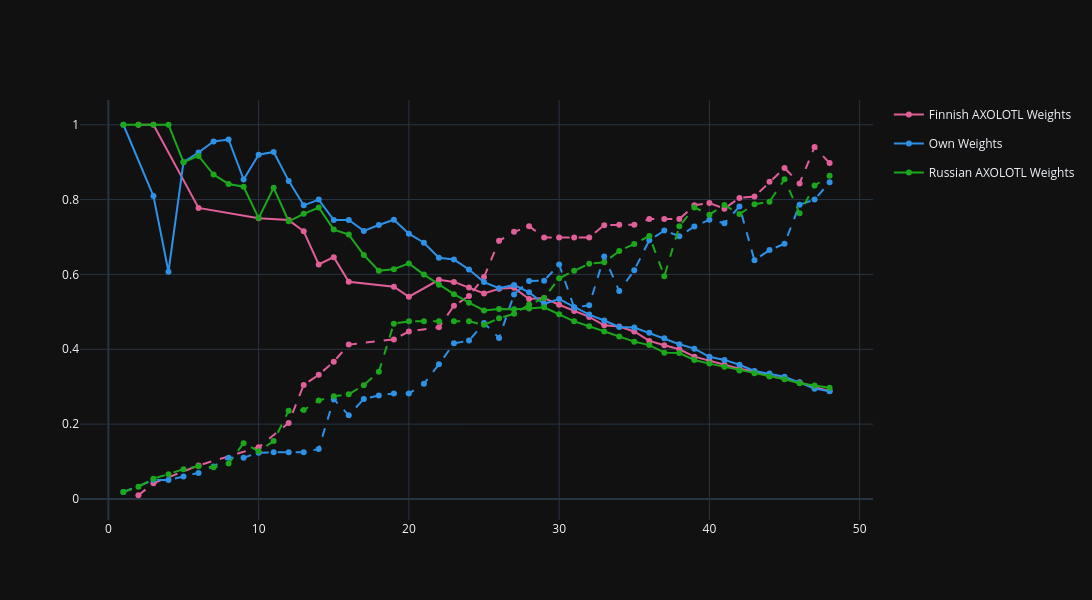

Source (notebook cell):
### Code cell
colors = px.colors.qualitative.Dark24
all_result_names = df_results_per_sense_count["result_name"].unique()
color_map = {result: colors[num % 24] for num, result in enumerate(all_result_names)}


plot_data = []
for model_name, model_rows in df_results_per_sense_count.groupby("result_name"):
    model_rows_clean = model_rows.dropna(subset=["Precision", "valid_p_count", "Recall"])
    if model_rows_clean.empty:
        continue
    # For each number of considered senses, get the highest possible precision, recall is second decider
    for valid_count, target_count_rows in model_rows_clean.groupby("valid_p_count"):
        highest_precision_rows = target_count_rows[target_count_rows["Precision"] == target_count_rows["Precision"].max()]
        best_row = highest_precision_rows[highest_precision_rows["Recall"] == highest_precision_rows["Recall"].max()].iloc[[0]].copy()
        best_row["model"] = model_name
        plot_data.append(best_row)
df_plot = pd.concat(plot_data)
plotly_fig = go.Figure()

for model_name, per_model_rows in df_plot.groupby("model"):
    model_color = color_map[model_name]
    # Precision = solid
    plotly_fig.add_trace(go.Scatter(x=per_model_rows["valid_p_count"], y=per_model_rows["Precision"], mode="lines+markers", name=model_name, legendgroup=model_name, line=dict(color=model_color, dash="solid"), marker=dict(color=model_color), customdata=np.stack((per_model_rows["t1_original"], per_model_rows["t3_original"] ), axis=-1), hovertemplate="<b>%{text}</b><br>" "Valid senses: %{x}<br>" "Precision: %{y:.3f}<br>" "T1: %{customdata[0]:.3f}<br>" "T3: %{customdata[1]:.3f}<extra></extra>", text=[model_name] * len(per_model_rows)))
    plotly_fig.add_trace(go.Scatter(x=per_model_rows["valid_p_count"], y=per_model_rows["Recall"], mode="lines+markers", name=model_name, legendgroup=model_name, line=dict(color=model_color, dash="dash"), marker=dict(color=model_color), showlegend=False, customdata=np.stack((per_model_rows["t1_original"], per_model_rows["t3_original"]), axis=-1), hovertemplate="<b>%{text}</b><br>" "Valid senses: %{x}<br>" "Recall: %{y:.3f}<br>" "T1: %{customdata[0]:.3f}<br>" "T3: %{customdata[1]:.3f}<extra></extra>", text=[model_name] * len(per_model_rows)))

plotly_fig.update_layout(width=1400, height=600)
display(Markdown("### Best Macro Precision and Respective Recall for each number of senses used in calculation of the Macro Precision Metric"))
plotly_fig.show()
plotly_fig.write_html(html_out)
print(f"Click names in legend to de-/activate. Also saved as html to {html_out}")
display(Markdown(f"Macro prediction can only be calculated for senses for which the model made at least 1 prediction. Number of senses considered in the calculation of Macro Precision is relevant as a high precision for a small number of senses does not mean much. The following plot shows for the number of considered senses on the x axis the best precision and the respective recall value for that datapoint."))

### Figure 1 — Plotly figure (JSON) as saved in the notebook; plotly's stock layout.template omitted (floating-point values rounded to 4 significant figures)
{"data": [{"customdata": [[0.03156, 0.0199], [0.03156, 0.03027], [0.03156, 0.03972], [0.03156, 0.05035], [0.03156, 0.06964], [0.03156, 0.1006], [0.03156, 0.1201], [0.03156, 0.1411], [0.03156, 0.1913], [0.03156, 0.2005], [0.03156, 0.2106], [0.03156, 0.2218], [0.03156, 0.2598], [0.1896, 0.2903], [0.5099, 0.4005], [0.8298, 0.7203], [0.95, 0.92], [0.9296, 0.93], [0.75, 0.7304], [0.7402, 0.7304], [0.7098, 0.7304], [0.6799, 0.7304], [0.75, 0.8399], [0.3801, 0.7499], [0.3397, 0.7499], [0.2198, 0.7499], [0.2101, 0.7499], [0.1896, 0.7499], [0.73, 0.92], [0.75, 0.93], [0.03156, 0.8199], [0.6702, 0.94], [0.6197, 0.93], [0.4202, 0.92], [0.3698, 0.92], [0.7199, 0.99], [0.3598, 0.94], [0.5501, 0.98]], "hovertemplate": "<b>%{text}</b><br>Valid senses: %{x}<br>Precision: %{y:.3f}<br>T1: %{customdata[0]:.3f}<br>T3: %{customdata[1]:.3f}<extra></extra>", "legendgroup": "Finnish AXOLOTL Weights", "line": {"color": "#E15F99", "dash": "solid"}, "marker": {"color": "#E15F99"}, "mode": "lines+markers", "name": "Finnish AXOLOTL Weights", "text": ["Finnish AXOLOTL Weights", "Finnish AXOLOTL Weights", "Finnish AXOLOTL Weights", "Finnish AXOLOTL Weights", "Finnish AXOLOTL Weights", "Finnish AXOLOTL Weights", "Finnish AXOLOTL Weights", "Finnish AXOLOTL Weights", "Finnish AXOLOTL Weights", "Finnish AXOLOTL Weights", "Finnish AXOLOTL Weights", "Finnish AXOLOTL Weights", "Finnish AXOLOTL Weights", "Finnish AXOLOTL Weights", "Finnish AXOLOTL Weights", "Finnish AXOLOTL Weights", "Finnish AXOLOTL Weights", "Finnish AXOLOTL Weights", "Finnish AXOLOTL Weights", "Finnish AXOLOTL Weights", "Finnish AXOLOTL Weights", "Finnish AXOLOTL Weights", "Finnish AXOLOTL Weights", "Finnish AXOLOTL Weights", "Finnish AXOLOTL Weights", "Finnish AXOLOTL Weights", "Finnish AXOLOTL Weights", "Finnish AXOLOTL Weights", "Finnish AXOLOTL Weights", "Finnish AXOLOTL Weights", "Finnish AXOLOTL Weights", "Finnish AXOLOTL Weights", "Finnish AXOLOTL Weights", "Finnish AXOLOTL Weights", "Finnish AXOLOTL Weights", "Finnish AXOLOTL Weights", "Finnish AXOLOTL Weights", "Finnish AXOLOTL Weights"], "x": [2, 3, 6, 10, 12, 13, 14, 15, 16, 19, 20, 22, 23, 24, 25, 26, 27, 28, 29, 30, 31, 32, 33, 34, 35, 36, 37, 38, 39, 40, 41, 42, 43, 44, 45, 46, 47, 48], "y": [1.0, 1.0, 0.7778, 0.75, 0.7452, 0.7152, 0.6266, 0.6461, 0.5803, 0.567, 0.5404, 0.5856, 0.58, 0.5648, 0.5489, 0.5615, 0.5642, 0.5345, 0.5368, 0.5189, 0.5022, 0.4865, 0.4641, 0.4608, 0.4476, 0.4224, 0.4108, 0.4, 0.3802, 0.3697, 0.3587, 0.3482, 0.3407, 0.3283, 0.3213, 0.3117, 0.2987, 0.2884], "type": "scatter"}, {"customdata": [[0.03156, 0.0199], [0.03156, 0.03027], [0.03156, 0.03972], [0.03156, 0.05035], [0.03156, 0.06964], [0.03156, 0.1006], [0.03156, 0.1201], [0.03156, 0.1411], [0.03156, 0.1913], [0.03156, 0.2005], [0.03156, 0.2106], [0.03156, 0.2218], [0.03156, 0.2598], [0.1896, 0.2903], [0.5099, 0.4005], [0.8298, 0.7203], [0.95, 0.92], [0.9296, 0.93], [0.75, 0.7304], [0.7402, 0.7304], [0.7098, 0.7304], [0.6799, 0.7304], [0.75, 0.8399], [0.3801, 0.7499], [0.3397, 0.7499], [0.2198, 0.7499], [0.2101, 0.7499], [0.1896, 0.7499], [0.73, 0.92], [0.75, 0.93], [0.03156, 0.8199], [0.6702, 0.94], [0.6197, 0.93], [0.4202, 0.92], [0.3698, 0.92], [0.7199, 0.99], [0.3598, 0.94], [0.5501, 0.98]], "hovertemplate": "<b>%{text}</b><br>Valid senses: %{x}<br>Recall: %{y:.3f}<br>T1: %{customdata[0]:.3f}<br>T3: %{customdata[1]:.3f}<extra></extra>", "legendgroup": "Finnish AXOLOTL Weights", "line": {"color": "#E15F99", "dash": "dash"}, "marker": {"color": "#E15F99"}, "mode": "lines+markers", "name": "Finnish AXOLOTL Weights", "showlegend": false, "text": ["Finnish AXOLOTL Weights", "Finnish AXOLOTL Weights", "Finnish AXOLOTL Weights", "Finnish AXOLOTL Weights", "Finnish AXOLOTL Weights", "Finnish AXOLOTL Weights", "Finnish AXOLOTL Weights", "Finnish AXOLOTL Weights", "Finnish AXOLOTL Weights", "Finnish AXOLOTL Weights", "Finnish AXOLOTL Weights", "Finnish AXOLOTL Weights", "Finnish AXOLOTL Weights", "Finnish AXOLOTL Weights", "Finnish AXOLOTL Weights", "Finnish AXOLOTL Weights", "Finnish AXOLOTL Weights", "Finnish AXOLOTL Weights", "Finnish AXOLOTL Weights", "Finnish AXOLOTL Weights", "Finnish AXOLOTL Weights", "Finnish AXOLOTL Weights", "Finnish AXOLOTL Weights", "Finnish AXOLOTL Weights", "Finnish AXOLOTL Weights", "Finnish AXOLOTL Weights", "Finnish AXOLOTL Weights", "Finnish AXOLOTL Weights", "Finnish AXOLOTL Weights", "Finnish AXOLOTL Weights", "Finnish AXOLOTL Weights", "Finnish AXOLOTL Weights", "Finnish AXOLOTL Weights", "Finnish AXOLOTL Weights", "Finnish AXOLOTL Weights", "Finnish AXOLOTL Weights", "Finnish AXOLOTL Weights", "Finnish AXOLOTL Weights"], "x": [2, 3, 6, 10, 12, 13, 14, 15, 16, 19, 20, 22, 23, 24, 25, 26, 27, 28, 29, 30, 31, 32, 33, 34, 35, 36, 37, 38, 39, 40, 41, 42, 43, 44, 45, 46, 47, 48], "y": [0.009877, 0.04198, 0.0896, 0.1382, 0.2032, 0.3048, 0.3318, 0.3667, 0.4125, 0.4264, 0.4476, 0.459, 0.5162, 0.5422, 0.5929, 0.6899, 0.7137, 0.729, 0.6989, 0.6989, 0.6989, 0.6989, 0.7316, 0.733, 0.733, 0.7478, 0.7478, 0.7478, 0.7847, 0.7908, 0.7758, 0.8045, 0.8082, 0.8474, 0.8844, 0.8431, 0.9405, 0.8976], "type": "scatter"}, {"customdata": [[0.0008425, 0.08023], [0.05009, 0.1202], [0.0008425, 0.1202], [0.06989, 0.13], [0.06989, 0.1422], [0.3003, 0.1599], [0.3298, 0.1798], [0.21, 0.1798], [0.3995, 0.1897], [0.3298, 0.1897], [0.21, 0.1897], [0.1598, 0.1897], [0.1402, 0.1897], [0.4201, 0.2698], [0.2201, 0.25], [0.27, 0.2698], [0.2401, 0.2698], [0.2304, 0.2698], [0.2201, 0.2698], [0.1503, 0.2698], [0.2201, 0.3309], [0.2304, 0.3697], [0.1999, 0.3697], [0.41, 0.4603], [0.2304, 0.3804], [0.5907, 0.5097], [0.5788, 0.5499], [0.5788, 0.5699], [0.5788, 0.66], [0.2304, 0.4603], [0.2304, 0.47], [0.6194, 0.7201], [0.1999, 0.48], [0.2304, 0.5097], [0.2201, 0.5499], [0.1999, 0.5499], [0.2201, 0.58], [0.1999, 0.58], [0.2201, 0.66], [0.2599, 0.7299], [0.1999, 0.6803], [0.0008425, 0.5005], [0.0008425, 0.5097], [0.0008425, 0.52], [0.3895, 1.0], [0.0008425, 0.66], [0.0008425, 0.6803]], "hovertemplate": "<b>%{text}</b><br>Valid senses: %{x}<br>Precision: %{y:.3f}<br>T1: %{customdata[0]:.3f}<br>T3: %{customdata[1]:.3f}<extra></extra>", "legendgroup": "Own Weights", "line": {"color": "#2E91E5", "dash": "solid"}, "marker": {"color": "#2E91E5"}, "mode": "lines+markers", "name": "Own Weights", "text": ["Own Weights", "Own Weights", "Own Weights", "Own Weights", "Own Weights", "Own Weights", "Own Weights", "Own Weights", "Own Weights", "Own Weights", "Own Weights", "Own Weights", "Own Weights", "Own Weights", "Own Weights", "Own Weights", "Own Weights", "Own Weights", "Own Weights", "Own Weights", "Own Weights", "Own Weights", "Own Weights", "Own Weights", "Own Weights", "Own Weights", "Own Weights", "Own Weights", "Own Weights", "Own Weights", "Own Weights", "Own Weights", "Own Weights", "Own Weights", "Own Weights", "Own Weights", "Own Weights", "Own Weights", "Own Weights", "Own Weights", "Own Weights", "Own Weights", "Own Weights", "Own Weights", "Own Weights", "Own Weights", "Own Weights"], "x": [1, 3, 4, 5, 6, 7, 8, 9, 10, 11, 12, 13, 14, 15, 16, 17, 18, 19, 20, 21, 22, 23, 24, 25, 26, 27, 28, 29, 30, 31, 32, 33, 34, 35, 36, 37, 38, 39, 40, 41, 42, 43, 44, 45, 46, 47, 48], "y": [1.0, 0.8095, 0.6071, 0.9, 0.9259, 0.9554, 0.9605, 0.8538, 0.92, 0.9273, 0.85, 0.7846, 0.8, 0.7452, 0.7455, 0.7163, 0.7321, 0.7462, 0.7089, 0.6846, 0.6445, 0.6397, 0.6131, 0.5795, 0.563, 0.572, 0.5521, 0.5216, 0.534, 0.5122, 0.4927, 0.4768, 0.4594, 0.4583, 0.4439, 0.4296, 0.4136, 0.4017, 0.3798, 0.3715, 0.3585, 0.3419, 0.3349, 0.3268, 0.3109, 0.2948, 0.2877], "type": "scatter"}, {"customdata": [[0.0008425, 0.08023], [0.05009, 0.1202], [0.0008425, 0.1202], [0.06989, 0.13], [0.06989, 0.1422], [0.3003, 0.1599], [0.3298, 0.1798], [0.21, 0.1798], [0.3995, 0.1897], [0.3298, 0.1897], [0.21, 0.1897], [0.1598, 0.1897], [0.1402, 0.1897], [0.4201, 0.2698], [0.2201, 0.25], [0.27, 0.2698], [0.2401, 0.2698], [0.2304, 0.2698], [0.2201, 0.2698], [0.1503, 0.2698], [0.2201, 0.3309], [0.2304, 0.3697], [0.1999, 0.3697], [0.41, 0.4603], [0.2304, 0.3804], [0.5907, 0.5097], [0.5788, 0.5499], [0.5788, 0.5699], [0.5788, 0.66], [0.2304, 0.4603], [0.2304, 0.47], [0.6194, 0.7201], [0.1999, 0.48], [0.2304, 0.5097], [0.2201, 0.5499], [0.1999, 0.5499], [0.2201, 0.58], [0.1999, 0.58], [0.2201, 0.66], [0.2599, 0.7299], [0.1999, 0.6803], [0.0008425, 0.5005], [0.0008425, 0.5097], [0.0008425, 0.52], [0.3895, 1.0], [0.0008425, 0.66], [0.0008425, 0.6803]], "hovertemplate": "<b>%{text}</b><br>Valid senses: %{x}<br>Recall: %{y:.3f}<br>T1: %{customdata[0]:.3f}<br>T3: %{customdata[1]:.3f}<extra></extra>", "legendgroup": "Own Weights", "line": {"color": "#2E91E5", "dash": "dash"}, "marker": {"color": "#2E91E5"}, "mode": "lines+markers", "name": "Own Weights", "showlegend": false, "text": ["Own Weights", "Own Weights", "Own Weights", "Own Weights", "Own Weights", "Own Weights", "Own Weights", "Own Weights", "Own Weights", "Own Weights", "Own Weights", "Own Weights", "Own Weights", "Own Weights", "Own Weights", "Own Weights", "Own Weights", "Own Weights", "Own Weights", "Own Weights", "Own Weights", "Own Weights", "Own Weights", "Own Weights", "Own Weights", "Own Weights", "Own Weights", "Own Weights", "Own Weights", "Own Weights", "Own Weights", "Own Weights", "Own Weights", "Own Weights", "Own Weights", "Own Weights", "Own Weights", "Own Weights", "Own Weights", "Own Weights", "Own Weights", "Own Weights", "Own Weights", "Own Weights", "Own Weights", "Own Weights", "Own Weights"], "x": [1, 3, 4, 5, 6, 7, 8, 9, 10, 11, 12, 13, 14, 15, 16, 17, 18, 19, 20, 21, 22, 23, 24, 25, 26, 27, 28, 29, 30, 31, 32, 33, 34, 35, 36, 37, 38, 39, 40, 41, 42, 43, 44, 45, 46, 47, 48], "y": [0.01852, 0.05062, 0.05062, 0.06031, 0.0696, 0.08702, 0.1104, 0.1104, 0.1237, 0.1245, 0.1245, 0.1245, 0.1338, 0.2666, 0.2235, 0.2674, 0.2767, 0.2819, 0.2819, 0.3079, 0.3597, 0.4158, 0.4232, 0.4702, 0.43, 0.5466, 0.5825, 0.5833, 0.6265, 0.5114, 0.5176, 0.6479, 0.5555, 0.6113, 0.6912, 0.7171, 0.7021, 0.728, 0.7462, 0.7369, 0.7813, 0.6378, 0.665, 0.682, 0.7863, 0.8, 0.8462], "type": "scatter"}, {"customdata": [[0.2797, 0.06], [0.1101, 0.07002], [0.2102, 0.0999], [0.1508, 0.0999], [0.1602, 0.1198], [0.1508, 0.1198], [0.2598, 0.1599], [0.2102, 0.1599], [0.2697, 0.23], [0.1691, 0.1799], [0.2102, 0.21], [0.3701, 0.3199], [0.3384, 0.3199], [0.2697, 0.3199], [0.2797, 0.3299], [0.2299, 0.3199], [0.2299, 0.3402], [0.2797, 0.4099], [0.6701, 0.5607], [0.6701, 0.5704], [0.5688, 0.5704], [0.5411, 0.5704], [0.5183, 0.5704], [0.46, 0.5704], [0.29, 0.5402], [0.2299, 0.5402], [0.3514, 0.5704], [0.29, 0.5704], [0.2299, 0.5704], [0.2299, 0.63], [0.2299, 0.6603], [0.2299, 0.6901], [0.2299, 0.6998], [0.2299, 0.7296], [0.2299, 0.7701], [0.2299, 0.81], [0.1006, 0.5704], [0.2299, 0.8799], [0.12, 0.8799], [0.1101, 0.81], [0.1101, 0.8799], [0.1006, 0.81], [0.1006, 0.8799], [0.08965, 0.8799], [0.05002, 0.8799], [0.04001, 0.6901], [0.04001, 0.81], [0.04001, 0.8799]], "hovertemplate": "<b>%{text}</b><br>Valid senses: %{x}<br>Precision: %{y:.3f}<br>T1: %{customdata[0]:.3f}<br>T3: %{customdata[1]:.3f}<extra></extra>", "legendgroup": "Russian AXOLOTL Weights", "line": {"color": "#1CA71C", "dash": "solid"}, "marker": {"color": "#1CA71C"}, "mode": "lines+markers", "name": "Russian AXOLOTL Weights", "text": ["Russian AXOLOTL Weights", "Russian AXOLOTL Weights", "Russian AXOLOTL Weights", "Russian AXOLOTL Weights", "Russian AXOLOTL Weights", "Russian AXOLOTL Weights", "Russian AXOLOTL Weights", "Russian AXOLOTL Weights", "Russian AXOLOTL Weights", "Russian AXOLOTL Weights", "Russian AXOLOTL Weights", "Russian AXOLOTL Weights", "Russian AXOLOTL Weights", "Russian AXOLOTL Weights", "Russian AXOLOTL Weights", "Russian AXOLOTL Weights", "Russian AXOLOTL Weights", "Russian AXOLOTL Weights", "Russian AXOLOTL Weights", "Russian AXOLOTL Weights", "Russian AXOLOTL Weights", "Russian AXOLOTL Weights", "Russian AXOLOTL Weights", "Russian AXOLOTL Weights", "Russian AXOLOTL Weights", "Russian AXOLOTL Weights", "Russian AXOLOTL Weights", "Russian AXOLOTL Weights", "Russian AXOLOTL Weights", "Russian AXOLOTL Weights", "Russian AXOLOTL Weights", "Russian AXOLOTL Weights", "Russian AXOLOTL Weights", "Russian AXOLOTL Weights", "Russian AXOLOTL Weights", "Russian AXOLOTL Weights", "Russian AXOLOTL Weights", "Russian AXOLOTL Weights", "Russian AXOLOTL Weights", "Russian AXOLOTL Weights", "Russian AXOLOTL Weights", "Russian AXOLOTL Weights", "Russian AXOLOTL Weights", "Russian AXOLOTL Weights", "Russian AXOLOTL Weights", "Russian AXOLOTL Weights", "Russian AXOLOTL Weights", "Russian AXOLOTL Weights"], "x": [1, 2, 3, 4, 5, 6, 7, 8, 9, 10, 11, 12, 13, 14, 15, 16, 17, 18, 19, 20, 21, 22, 23, 24, 25, 26, 27, 28, 29, 30, 31, 32, 33, 34, 35, 36, 37, 38, 39, 40, 41, 42, 43, 44, 45, 46, 47, 48], "y": [1.0, 1.0, 1.0, 1.0, 0.9, 0.9167, 0.8669, 0.8419, 0.8344, 0.7506, 0.8315, 0.742, 0.7619, 0.7789, 0.7198, 0.7065, 0.6519, 0.6098, 0.6138, 0.6295, 0.5995, 0.5722, 0.5474, 0.5246, 0.5036, 0.5078, 0.5067, 0.5087, 0.5123, 0.4933, 0.4747, 0.4616, 0.4475, 0.4339, 0.4204, 0.4112, 0.391, 0.3901, 0.3713, 0.3617, 0.3534, 0.3433, 0.3358, 0.3274, 0.3198, 0.3092, 0.3031, 0.2972], "type": "scatter"}, {"customdata": [[0.2797, 0.06], [0.1101, 0.07002], [0.2102, 0.0999], [0.1508, 0.0999], [0.1602, 0.1198], [0.1508, 0.1198], [0.2598, 0.1599], [0.2102, 0.1599], [0.2697, 0.23], [0.1691, 0.1799], [0.2102, 0.21], [0.3701, 0.3199], [0.3384, 0.3199], [0.2697, 0.3199], [0.2797, 0.3299], [0.2299, 0.3199], [0.2299, 0.3402], [0.2797, 0.4099], [0.6701, 0.5607], [0.6701, 0.5704], [0.5688, 0.5704], [0.5411, 0.5704], [0.5183, 0.5704], [0.46, 0.5704], [0.29, 0.5402], [0.2299, 0.5402], [0.3514, 0.5704], [0.29, 0.5704], [0.2299, 0.5704], [0.2299, 0.63], [0.2299, 0.6603], [0.2299, 0.6901], [0.2299, 0.6998], [0.2299, 0.7296], [0.2299, 0.7701], [0.2299, 0.81], [0.1006, 0.5704], [0.2299, 0.8799], [0.12, 0.8799], [0.1101, 0.81], [0.1101, 0.8799], [0.1006, 0.81], [0.1006, 0.8799], [0.08965, 0.8799], [0.05002, 0.8799], [0.04001, 0.6901], [0.04001, 0.81], [0.04001, 0.8799]], "hovertemplate": "<b>%{text}</b><br>Valid senses: %{x}<br>Recall: %{y:.3f}<br>T1: %{customdata[0]:.3f}<br>T3: %{customdata[1]:.3f}<extra></extra>", "legendgroup": "Russian AXOLOTL Weights", "line": {"color": "#1CA71C", "dash": "dash"}, "marker": {"color": "#1CA71C"}, "mode": "lines+markers", "name": "Russian AXOLOTL Weights", "showlegend": false, "text": ["Russian AXOLOTL Weights", "Russian AXOLOTL Weights", "Russian AXOLOTL Weights", "Russian AXOLOTL Weights", "Russian AXOLOTL Weights", "Russian AXOLOTL Weights", "Russian AXOLOTL Weights", "Russian AXOLOTL Weights", "Russian AXOLOTL Weights", "Russian AXOLOTL Weights", "Russian AXOLOTL Weights", "Russian AXOLOTL Weights", "Russian AXOLOTL Weights", "Russian AXOLOTL Weights", "Russian AXOLOTL Weights", "Russian AXOLOTL Weights", "Russian AXOLOTL Weights", "Russian AXOLOTL Weights", "Russian AXOLOTL Weights", "Russian AXOLOTL Weights", "Russian AXOLOTL Weights", "Russian AXOLOTL Weights", "Russian AXOLOTL Weights", "Russian AXOLOTL Weights", "Russian AXOLOTL Weights", "Russian AXOLOTL Weights", "Russian AXOLOTL Weights", "Russian AXOLOTL Weights", "Russian AXOLOTL Weights", "Russian AXOLOTL Weights", "Russian AXOLOTL Weights", "Russian AXOLOTL Weights", "Russian AXOLOTL Weights", "Russian AXOLOTL Weights", "Russian AXOLOTL Weights", "Russian AXOLOTL Weights", "Russian AXOLOTL Weights", "Russian AXOLOTL Weights", "Russian AXOLOTL Weights", "Russian AXOLOTL Weights", "Russian AXOLOTL Weights", "Russian AXOLOTL Weights", "Russian AXOLOTL Weights", "Russian AXOLOTL Weights", "Russian AXOLOTL Weights", "Russian AXOLOTL Weights", "Russian AXOLOTL Weights", "Russian AXOLOTL Weights"], "x": [1, 2, 3, 4, 5, 6, 7, 8, 9, 10, 11, 12, 13, 14, 15, 16, 17, 18, 19, 20, 21, 22, 23, 24, 25, 26, 27, 28, 29, 30, 31, 32, 33, 34, 35, 36, 37, 38, 39, 40, 41, 42, 43, 44, 45, 46, 47, 48], "y": [0.01852, 0.0327, 0.05401, 0.06614, 0.07952, 0.08717, 0.08463, 0.09465, 0.1489, 0.1274, 0.1549, 0.236, 0.2375, 0.2629, 0.2747, 0.2796, 0.3041, 0.3399, 0.4685, 0.4748, 0.4748, 0.4748, 0.4748, 0.4748, 0.4653, 0.4827, 0.4948, 0.5194, 0.5369, 0.5895, 0.6095, 0.6286, 0.6323, 0.6626, 0.6813, 0.7027, 0.5955, 0.7288, 0.7789, 0.7597, 0.7858, 0.7613, 0.7874, 0.7942, 0.8542, 0.7633, 0.8374, 0.8635], "type": "scatter"}], "layout": {"width": 1400, "height": 600}}
